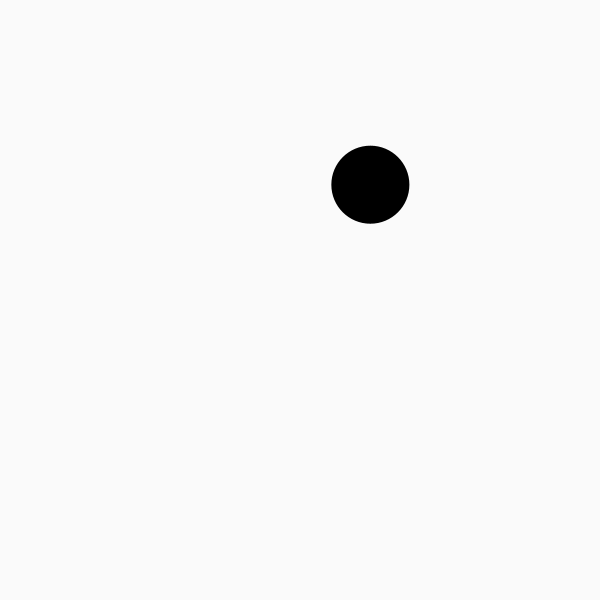
Frame 1 (no input)
Frame 60 (the mouse pressed at the canvas centre just before this capture): identical to frame 1, image omitted
Frame 120 (the mouse held since frame 60 and released just before this capture): identical to frame 1, image omitted

The Processing sketch that drew this single still picture (run headless with seeded random() and noise(); from frame 60 on, the mouse is pressed at the canvas centre):

// Processing sketch: sketch_ColourKeyTask
// ── sketch_ColourKeyTask.pde
float x, y, r;       // <-- variables define the shape
boolean isYellow, isRed, isCyan, isInside, showMousePos;   // <-- variables capture the state
int ellipseColor, backgroundColor;

void setup () {
  size(600, 600);
  backgroundColor = 250;
  x = random(width*0.1, width*0.9); // <-- position in x is random, not at edge
  y = random(width*0.1, width*0.9); // <-- position in y is random, not at edge
  r = random(40, 80);                // <-- radius is random, not tiny, not huge
}

void draw () {
  background(backgroundColor);
  // -- if inside : circle isOrange :
  
  if (dist(mouseX, mouseY, x, y) <= r/2) {
    isCyan = true; 
    isInside = true;
  } else {
    ellipseColor = 0;
    isInside = false;
  }
  noStroke();
  fill(ellipseColor);
  ellipse (x, y, r, r);
}

void mouseClicked() {
  // -- move ellipse - to mouseY,mouseX

  // -- if inside : isRed
  if (isInside) {
    ellipseColor = #F20531;
    isRed = true;
  }
}

void mousePressed() {
  // -- background isYellow
  isYellow = true;
}

void mouseReleased() {
  isYellow = false;
}

void mouseMoved() {
  // -- showMousePos
  // -- isInside?
}

void mouseDragged() {
  // -- move ellipse : to mouseX,mouseY
}

void setColor() {
  if (isCyan) {
    ellipseColor = #14CDE0;
  }
  if (isRed) {
    ellipseColor = #F20531;
  }
  if (isYellow) {
    backgroundColor = #F1F205;
  } else {
    backgroundColor = 250;
  }

}
